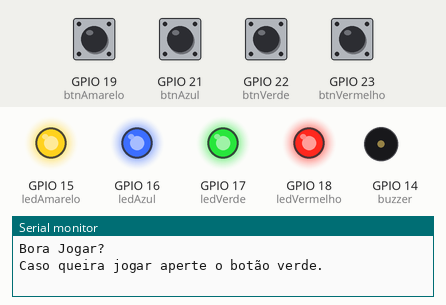
Recording of a sketch running on a simulated ESP32. Shown: output pins drawn as LEDs (lit = HIGH), buzzer (waves = sounding), the last lines printed to the serial monitor. Inputs (shaded band) come from the test bench; at power-on: GPIO 19 (btnAmarelo), GPIO 21 (btnAzul), GPIO 22 (btnVerde), GPIO 23 (btnVermelho) LOW. Random numbers use the default seed unless the sketch sets one.

Above: at 1.2 s.
1.3 s: GPIO 22 (btnVerde) pulled HIGH for 0.15 s
At 2.1 s:
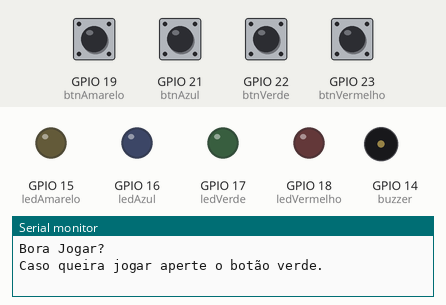
4.4 s: GPIO 21 (btnAzul) pulled HIGH for 0.15 s
At 5.6 s:
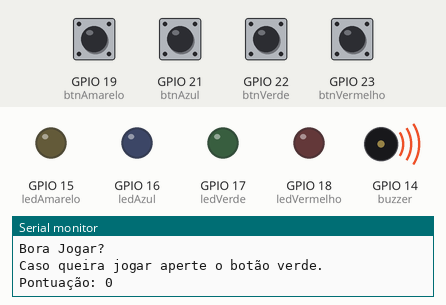
7.5 s: GPIO 22 (btnVerde) pulled HIGH for 1 s
At 10.7 s:
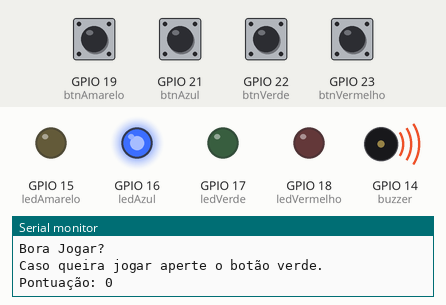
11.5 s: GPIO 23 (btnVermelho) pulled HIGH for 0.15 s
At 12.0 s:
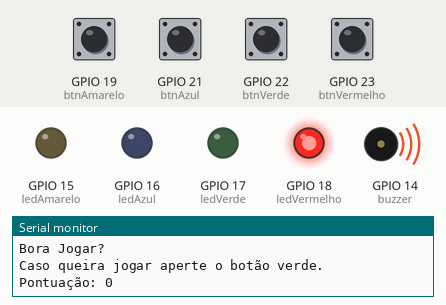
Timing chart, 0 to 16.8 s (numbered marks = the images above; inputs shaded):
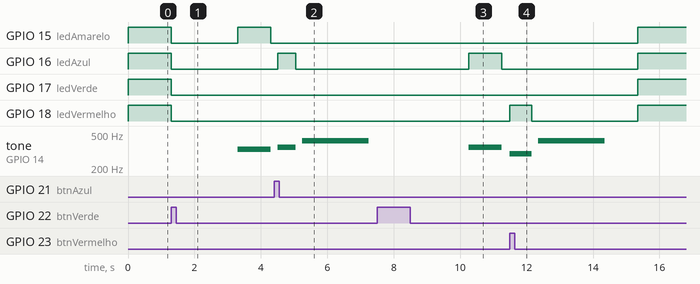

Measured:
- after the input at 1.3 s, GPIO 15 (ledAmarelo): HIGH → LOW at once, → HIGH 2.0 s later, → LOW 1.0 s later; GPIO 16 (ledAzul), GPIO 17 (ledVerde), GPIO 18 (ledVermelho): HIGH → LOW at once; tone on GPIO 14 (buzzer): silent → 330 Hz after 2.0 s, → silent 1.0 s later
- after the input at 4.4 s, GPIO 16 (ledAzul): LOW → HIGH after 0.10 s, → LOW 0.55 s later; tone on GPIO 14 (buzzer): silent → 349 Hz after 0.10 s, → silent 0.55 s later, → 415 Hz 0.20 s later, → silent 2.0 s later
- after the input at 7.5 s, tone on GPIO 14 (buzzer): silent → 349 Hz after 2.8 s, → silent 1.0 s later
- after the input at 11.5 s, GPIO 15 (ledAmarelo), GPIO 16 (ledAzul), GPIO 17 (ledVerde): LOW → HIGH after 3.9 s; GPIO 18 (ledVermelho): LOW → HIGH at once, → LOW 0.65 s later, → HIGH 3.2 s later; tone on GPIO 14 (buzzer): silent → 294 Hz at once, → silent 0.65 s later, → 415 Hz 0.20 s later, → silent 2.0 s later

The sketch:

genius_esp32.ino
```cpp
#include <Arduino.h>

// Definições para utilizar a saida pwm do esp32

#define PWM1_Ch 1      // escolho o canal pwm 0
#define PWM1_Res 10    // seto a resolução do canal pwm como 10 bits 2^10 = 1024 no caso um intervalo de 0 a 1023
#define PWM1_Freq 1000 // defino a frequencia da saida pwm como 1000hz
#define time_note 1000

const int buzzer = 14; // gpio do buzzer

const int ledAmarelo = 15;  // gpio do led amarelo
const int ledAzul = 16;     // gpio do led azul
const int ledVerde = 17;    // gpio do led verde
const int ledVermelho = 18; // gpio do led vermelho

#ifdef CONFIG_IDF_TARGET_ESP32S2

const int btnAmarelo = 1;  // gpio do botão do led amarelo
const int btnAzul = 2;     // gpio do botão do led azul
const int btnVerde = 3;    // gpio do botão do led verde; esp32: 22 eps32s2: 26
const int btnVermelho = 4; // gpio do botão do led vermelho; esp32: 23 esp32s2: 33

#elif CONFIG_IDF_TARGET_ESP32

const int btnAmarelo = 19;  // gpio do botão do led amarelo
const int btnAzul = 21;     // gpio do botão do led azul
const int btnVerde = 22;    // gpio do botão do led verde; esp32: 22 eps32s2: 26
const int btnVermelho = 23; // gpio do botão do led vermelho; esp32: 23 esp32s2: 33

#endif

void alter_all_leds(int estado) // função para deixar todos os leds em um mesmo estado (ligados ou apagados)
{
    digitalWrite(ledAmarelo, estado); // defino o mesmo estado para todos os leds
    digitalWrite(ledAzul, estado);
    digitalWrite(ledVerde, estado);
    digitalWrite(ledVermelho, estado);
}

void setup()
{
    pinMode(ledAmarelo, OUTPUT); // configuro a gpio do led amarelo como saida, faço isso para todos os outros leds
    pinMode(ledAzul, OUTPUT);
    pinMode(ledVerde, OUTPUT);
    pinMode(ledVermelho, OUTPUT);

    pinMode(btnAmarelo, INPUT); // configuro a gpio do botão do led amarelo como entrada, faço isso para todos os outros botões
    pinMode(btnAzul, INPUT);
    pinMode(btnVerde, INPUT);
    pinMode(btnVermelho, INPUT);

    alter_all_leds(0); // apago todos os leds

    Serial.begin(115200); // Configuro a porta serial para trabalhar em um baud rate de 115200 bits

    ledcAttachPin(buzzer, PWM1_Ch);     // Relaciono o canal pwm 0 ao pino do buzzer
    ledcSetup(PWM1_Ch, 1000, PWM1_Res); // configuro o canal 0 do pwm.
    randomSeed(analogRead(0));          // Garante que os numeros serão aleatorios quando o programa reiniciar
}

void loop()
{
    Serial.println("Bora Jogar?");
    Serial.println("Caso queira jogar aperte o botão verde.");
    int inicio = 0; // Variavel para controlar se o jogador iniciou o jogo

    while (inicio == 0) // enquanto inicio for igual a zero, mantenho os leds ligados e verifico se o botao verde não foi pressionado
    {
        inicio = digitalRead(btnVerde); // leio o valor do botão do led verde
        alter_all_leds(1);              // acendo todos os leds
        delay(1);
    }

    // inicia o jogo

    alter_all_leds(0); // apago todos os leds

    delay(2000);

    int pontos = 0;   // pontuação
    bool acertou = 1; // variavel para terminar o loop quando o jogador errar

    int index = 0;  // index para controle do tamanho da sequencia, a cada rodada ele cresce e a sequencia aumenta
    int luzes[201]; // qual luz vai acender de acordo com cada index

    while (acertou) // enquanto o jogador não errar ou zerar a sequencia
    {
        Serial.print("Pontuação: "); // mostra a pontuação a cada rodada
        Serial.println(pontos);

        luzes[index] = random(1, 5); // escolho um led aleatorio para acender no novo indice da sequencia

        index++; // incrementa o index

        for (int i = 0; i < index; i++) // acendo todos os leds de acordo com a sequencia
        {
            if (luzes[i] == 1) // 1: amarelo, 2: azul, 3: verde. 4: vermelho
            {
                // Serial.println("Amarelo");
                digitalWrite(ledAmarelo, 1); // acendo o led
                // toco um tom de acordo com a cor
                ledcWriteTone(PWM1_Ch, 330); // arrumar essa função depois, se nao me engano nativamente ela só dura 1 ms, o ideal e 500

                delay(time_note);            // espero meio segundo
                digitalWrite(ledAmarelo, 0); // apago o led
                ledcWrite(PWM1_Ch, 0);
                delay(200); // espero 200 ms
            }
            else if (luzes[i] == 2)
            {
                // Serial.println("Azul");
                digitalWrite(ledAzul, 1);
                ledcWriteTone(PWM1_Ch, 349);

                delay(time_note);
                digitalWrite(ledAzul, 0);
                ledcWrite(PWM1_Ch, 0);
                delay(200);
            }
            else if (luzes[i] == 3)
            {
                // Serial.println("Verde");
                digitalWrite(ledVerde, 1);
                ledcWriteTone(PWM1_Ch, 262);

                delay(time_note);
                digitalWrite(ledVerde, 0);
                ledcWrite(PWM1_Ch, 0);
                delay(200);
            }
            else if (luzes[i] == 4)
            {
                // Serial.println("Vermelho");
                digitalWrite(ledVermelho, 1);
                ledcWriteTone(PWM1_Ch, 294);

                delay(time_note);
                digitalWrite(ledVermelho, 0);
                ledcWrite(PWM1_Ch, 0);
                delay(200);
            }
        }

        bool terminou_sequencia = 0; // variavel para verificar se o jogador terminou a sequencia
        int aux = 0;                 // variavel de index para percorrer a sequencia de luzes

        while (!terminou_sequencia && acertou) // verifica se ele ainda não terminou a sequencia e se ainda não errou
        {
            // rbxx = resultado botão <sigla da cor>
            int rbam = digitalRead(btnAmarelo); // verifico todos os botoes se algum foi apertado
            int rbaz = digitalRead(btnAzul);
            int rbvd = digitalRead(btnVerde);
            int rbvm = digitalRead(btnVermelho);

            if (rbam) // se o botao do amarelo foi apertado
            {
                digitalWrite(ledAmarelo, 1); // acendo o led amarelo
                ledcWriteTone(PWM1_Ch, 330); // toco o tom da cor amarela
                if (luzes[aux] == 1)         // verifico se o jogador acertou a cor
                {
                    aux++; // acrescento mais um no indice de acerto
                }
                else // caso ele tenha errado
                {
                    acertou = 0; // marco que ele errou
                }

                while (rbam) // enquanto ele continaur apertando o botão
                {
                    rbam = digitalRead(btnAmarelo);
                }

                delay(time_note / 2);        // espero meio segundo
                digitalWrite(ledAmarelo, 0); // apago o led
                ledcWrite(PWM1_Ch, 0);
                delay(200); // espero mais meio segundo
            }
            if (rbaz) // se o botao do amarelo foi apertado
            {
                digitalWrite(ledAzul, 1);    // acendo o led amarelo
                ledcWriteTone(PWM1_Ch, 349); // toco o tom da cor amarela
                if (luzes[aux] == 2)         // verifico se o jogador acertou a cor
                {
                    aux++; // acrescento mais um no indice de acerto
                }
                else // caso ele tenha errado
                {
                    acertou = 0; // marco que ele errou
                }

                while (rbaz) // enquanto ele continaur apertando o botão
                {
                    rbaz = digitalRead(btnAzul);
                }

                delay(time_note / 2);     // espero meio segundo
                digitalWrite(ledAzul, 0); // apago o led
                ledcWrite(PWM1_Ch, 0);
                delay(200); // espero mais meio segundo
            }
            if (rbvd) // se o botao do amarelo foi apertado
            {
                digitalWrite(ledVerde, 1);   // acendo o led amarelo
                ledcWriteTone(PWM1_Ch, 262); // toco o tom da cor amarela
                if (luzes[aux] == 3)         // verifico se o jogador acertou a cor
                {
                    aux++; // acrescento mais um no indice de acerto
                }
                else // caso ele tenha errado
                {
                    acertou = 0; // marco que ele errou
                }

                while (rbvd) // enquanto ele continaur apertando o botão
                {
                    rbvd = digitalRead(btnVerde);
                }

                delay(time_note / 2);      // espero meio segundo
                digitalWrite(ledVerde, 0); // apago o led
                ledcWrite(PWM1_Ch, 0);
                delay(200); // espero mais meio segundo
            }
            if (rbvm) // se o botao do amarelo foi apertado
            {
                digitalWrite(ledVermelho, 1); // acendo o led amarelo
                ledcWriteTone(PWM1_Ch, 294);  // toco o tom da cor amarela
                if (luzes[aux] == 4)          // verifico se o jogador acertou a cor
                {
                    aux++; // acrescento mais um no indice de acerto
                }
                else // caso ele tenha errado
                {
                    acertou = 0; // marco que ele errou
                }

                while (rbvm) // enquanto ele continaur apertando o botão
                {
                    rbvm = digitalRead(btnVermelho);
                }

                delay(time_note / 2);         // espero meio segundo
                digitalWrite(ledVermelho, 0); // apago o led
                ledcWrite(PWM1_Ch, 0);
                delay(200); // espero mais meio segundo
            }

            if (aux >= index) // se ele acertou toda sequencia o while não tera parado e o aux sera igual ao index que o tamanho da sequencia atual
            {
                terminou_sequencia = 1; // marco que ele completou a sequencia
                pontos++;               // adicono mais um ponto
            }
        }

        if (index == 200) // se o index for igual a 200 ele zerou a sequencia e o jogo
        {
            break;
        }
    }

    ledcWriteTone(PWM1_Ch, 415); // O buzzer toca numa frequência diferente das luzes, ajustar essa função para 3000 ms depois
    delay(2000);
    ledcWrite(PWM1_Ch, 0);
    alter_all_leds(0); // apago todos os leds

    if (acertou) // verifica se ele zerou ou errou
    {
        Serial.println("Parabens, você completou o jogo!!! :D"); // Mensagem fofa caso o jogador tenha zerado o jogo

        for (int i = 0; i < 3; i++) // Pisca 3 vezes o led verde se o jogador zerou o jogo, easter egg kkk
        {
            digitalWrite(ledVerde, 1);
            delay(500);
            digitalWrite(ledVerde, 0);
            delay(500);
        }
    }
    else
    {
        Serial.println("Puts, parece que você errou. :(");
    }

    Serial.print("Pontuação total: ");
    Serial.println(pontos);

    delay(1000); // espero um segundo
}
```
